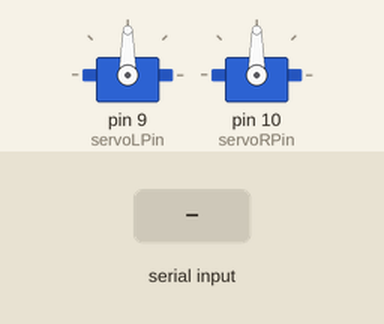
This sketch was run on a simulated Arduino Uno, built with avr-gcc and run on an emulated ATmega328P. Parts: 2 × servo. Inputs (shaded band) come from the test bench. What the sketch prints to the serial monitor is not drawn.

Above: at 1.2 s.
1.3 s: "f" received over Serial
At 1.7 s:
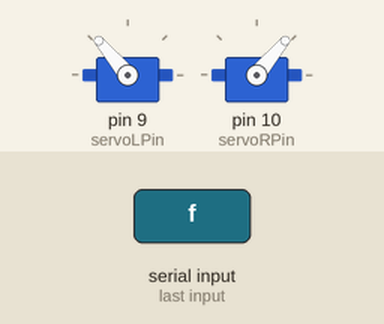
3.3 s: "b" received over Serial
At 3.7 s:
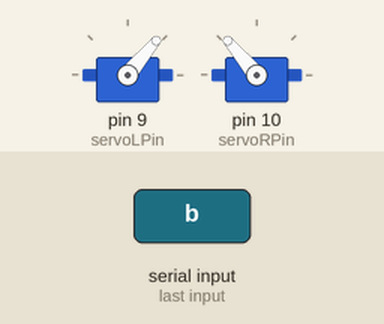
5.3 s: "r" received over Serial
At 5.7 s:
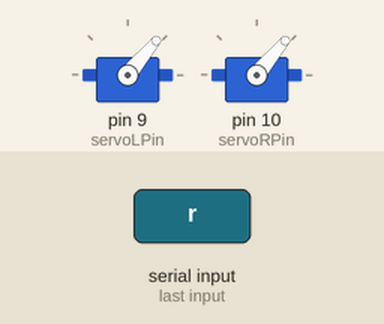
7.3 s: "l" received over Serial
At 7.7 s:
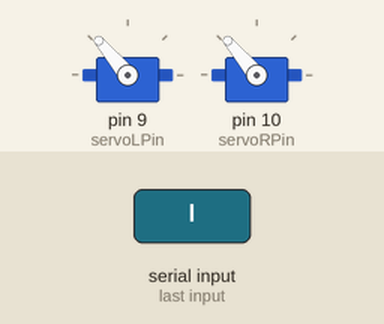
Timing chart, 0 to 10.3 s (numbered marks = the images above; inputs shaded):
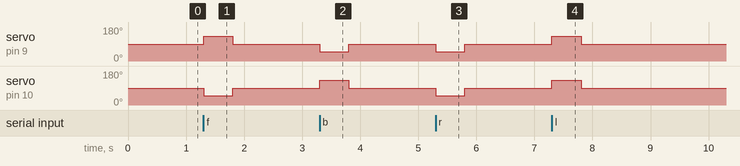

Measured:
- after the input at 1.3 s, servo on pin 9 (servoLPin): 90° → 130° at once, → 90° 0.50 s later; servo on pin 10 (servoRPin): 90° → 50° at once, → 90° 0.50 s later
- after the input at 3.3 s, servo on pin 9 (servoLPin): 90° → 50° at once, → 90° 0.50 s later; servo on pin 10 (servoRPin): 90° → 130° at once, → 90° 0.50 s later
- after the input at 5.3 s, servo on pin 9 (servoLPin), servo on pin 10 (servoRPin): 90° → 50° at once, → 90° 0.50 s later
- after the input at 7.3 s, servo on pin 9 (servoLPin), servo on pin 10 (servoRPin): 90° → 130° at once, → 90° 0.50 s later

The sketch:

testRobo.ino
```cpp
#include <Servo.h>

//#define DEBUG_MODE 1

const int TRIM_L = 90;
const int TRIM_R = 90;
const int SPEED = 40; //must be < (90 - |trim-90|)
const int DRIVE_TIME = 500; //in ms
const int TURN_TIME = 500; //in ms

#ifdef DEBUG_MODE
  #define NUM_COMMANDS 32
  const char command[] = "fffflllbbbblllffffrrrffffrrrpppp";
#endif


int servoLPin = 9;
int servoRPin = 10;

Servo servoL;
Servo servoR;

#ifdef DEBUG_MODE
int i;
#endif

void setup()
{
  servoL.attach(servoLPin);
  servoR.attach(servoRPin);

  servoL.write(TRIM_L);
  servoR.write(TRIM_R);
  Serial.begin(9600);

}

void loop()
{
  char incoming = -1;
#ifndef DEBUG_MODE
  Serial.print('!');
  if (Serial.available()) {
    incoming = Serial.read();
    Serial.print(incoming);
  }
#else
  incoming = command[i];
  i++;
  i %= NUM_COMMANDS;
#endif

  switch (incoming)
  {
    case 'f':
      servoL.write(TRIM_L+SPEED);
      servoR.write(TRIM_R-SPEED);
      delay(DRIVE_TIME);
      break;
    case 'b':
      servoL.write(TRIM_L-SPEED);
      servoR.write(TRIM_R+SPEED);
      delay(DRIVE_TIME);
      break;
    case 'r':
      servoL.write(TRIM_L-SPEED);
      servoR.write(TRIM_R-SPEED);
      delay(TURN_TIME);
      break;
    case 'l':
      servoL.write(TRIM_L+SPEED);
      servoR.write(TRIM_R+SPEED);
      delay(TURN_TIME);
      break;
    case 'p':
      delay(DRIVE_TIME); //pause
      break;
    default:
      break; //nothing
  }
  servoL.write(TRIM_L); //back to 0 speed
  servoR.write(TRIM_R);
  /*
  analogWrite(9, 0);
  analogWrite(10, 0);
  delay(1000);
  analogWrite(9,255);
  analogWrite(10,255);
  delay(1000);
  */
}
```
